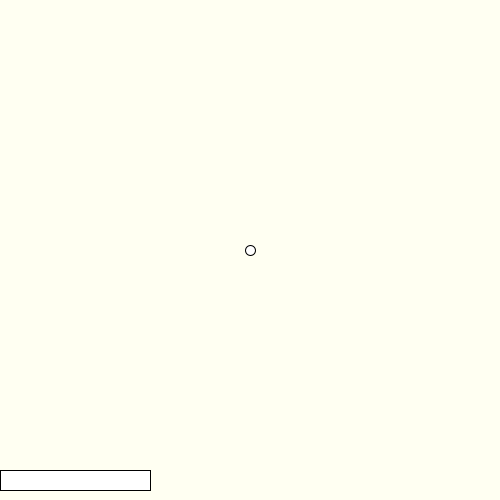
Frame 1 (no input)
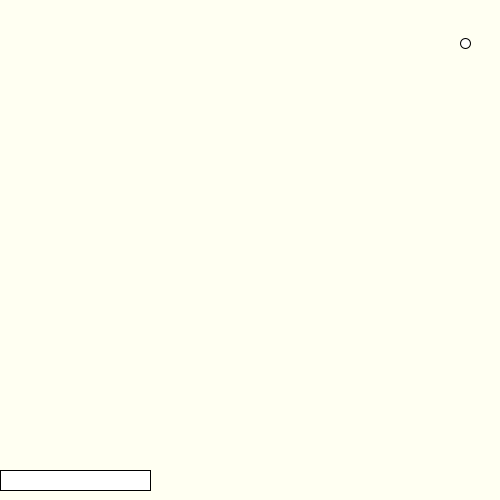
Frame 60 (the mouse pressed at the canvas centre just before this capture)
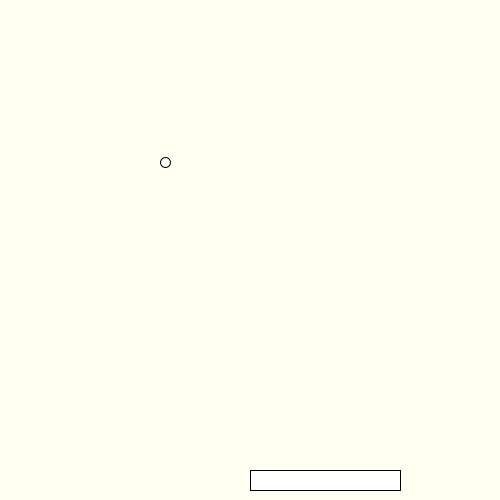
Frame 120 (the mouse held since frame 60 and released just before this capture)

The Processing sketch that drew these frames (run headless with seeded random() and noise(); from frame 60 on, the mouse is pressed at the canvas centre):

// Processing sketch: week04_3_board_if_collision
// ── week04_3_board_if_collision.pde
void setup(){
  size(500,500);
}
float x=250,y=250;//變數(位置)精細
float  vx = 5.0 ,vy = -3.5;
void draw(){
  background(#FFFFF2);//背景,去殘影
  int boardX = mouseX;
  rect(boardX, 470, 150, 20);//控制的板子
  ellipse(x,y,10,10);//橢圓
  x = x + vx;
  y = y + vy;
  if( x > 500 ) vx = -vx;
  if( y < 0 ) vy = -vy;
  if( x < 0) vx = -vx;
  if( y > 470 && x>boardX && x<boardX+150) vy = -vy;
}
